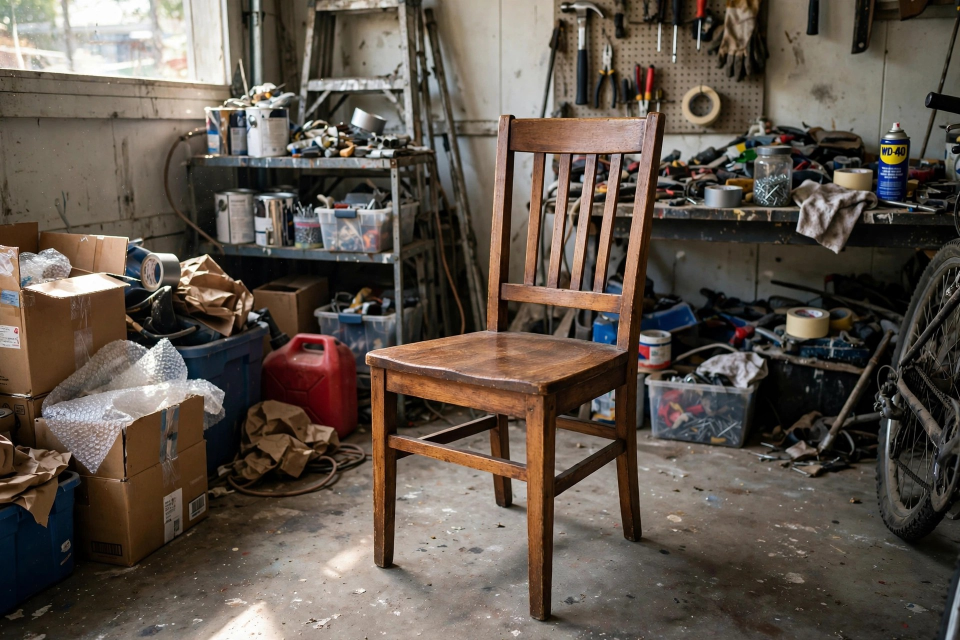
#> input picture tests/fixtures/chair_photo.jpg, 1920 x 1280 px (shown at 1/2 size)
$ python verify.py ../../tests/fixtures/chair_photo.jpg ../../tests/fixtures/chair_photo.jpg ../../tests/fixtures/chair_photo.jpg
#> lines starting #> are read from the running program, lines starting #| are printed output that depends on the picture
### src/agenthand/assets.py
"""The asset store: images live on disk, tools pass handles.

Every image agenthand touches is stored as a file under the data dir and
referenced everywhere else as ``asset://<id>``. Each asset has a sidecar
JSON record (``<id>.json``, written via temp file + os.replace so a crash
mid-write cannot corrupt the store) next to its data file. A legacy
``assets.json`` index from the first scaffold is still READ as a fallback
so old data dirs keep working; new writes are sidecars only.

Two hashes are recorded per asset:

- ``sha256``: the hash of the stored file bytes.
- ``pixel_sha256``: the hash of the decoded RGBA pixel bytes, recorded
  when the asset decodes as an image. File bytes can change without the
  pixels changing (re-encoding) and pixels can change under the same file
  hash's blind spots (metadata-driven decode differences), so the
  Fidelity Lock checks both.

A third identity is recorded when the image carries one:
``color_profile_sha256``, the hash of the embedded ICC colour profile.
Pixel values alone do not determine displayed colour — a Display P3
photo whose profile is dropped renders differently in every viewer
while every pixel hash still matches (the J2 Gauntlet's strongest
attack). The pipeline therefore preserves the source's profile end to
end and records its identity on every asset, so a profile change is
detectable and counts as a fidelity failure in the draw receipt.

Lineage: each record names the asset it was derived from
(``source_asset_id``), forming a chain back to a source photo. The draw
tool refuses a foreground whose chain is anything other than
foreground -> source_photo or foreground -> mask -> source_photo: a
generated asset anywhere in the ancestry would put model pixels
inside the layer the Fidelity Lock protects.
"""

from __future__ import annotations

import hashlib
import json
import os
import uuid
from dataclasses import asdict, dataclass
from datetime import datetime, timezone
from io import BytesIO
from pathlib import Path

HANDLE_PREFIX = "asset://"

# Asset kinds. draw only accepts KIND_FOREGROUND, chained to KIND_SOURCE.
KIND_SOURCE = "source_photo"
KIND_CROP = "item_crop"
KIND_FOREGROUND = "foreground_png"
KIND_MASK = "mask_png"
KIND_PLATE = "background_plate"
KIND_COMPOSITE = "composite"
KIND_OVERLAY = "mask_overlay"


def _register_image_openers() -> None:
    """Teach Pillow the formats phones actually produce.

    iPhones save HEIC by default; without pillow-heif registered,
    Pillow cannot decode the format at all and ingest would refuse the
    most common seller photo there is (J2 Gauntlet, Fable lane). The
    dependency is declared in pyproject; the guard keeps a stripped
    environment honest (HEIC input then fails as undecodable, like any
    unsupported format) instead of crashing every import.
    """
    try:
        from pillow_heif import register_heif_opener

        register_heif_opener()
#> (this line was passed over: pillow_heif is not available in this run)
    except ImportError:
        pass


_register_image_openers()


class AssetIntegrityError(RuntimeError):
    """Raised when stored bytes no longer match their recorded hashes."""


@dataclass
class AssetRecord:
    asset_id: str
    sha256: str
    kind: str  # one of the KIND_* constants
    filename: str
    byte_size: int
    created_at: str
    source_asset_id: str | None = None  # the asset this one was derived from
    pixel_sha256: str | None = None  # hash of decoded RGBA bytes, if an image
    width: int | None = None
    height: int | None = None
    color_profile_sha256: str | None = None  # hash of the embedded ICC profile


def pixel_hash_of_image(image) -> str:
    """Hash of an image's decoded RGBA pixel bytes (PIL Image input)."""
    return hashlib.sha256(image.convert("RGBA").tobytes()).hexdigest()


def icc_profile_of_image(image) -> bytes | None:
    """The image's embedded ICC profile bytes, or None if it has none."""
    info = getattr(image, "info", None) or {}
    icc = info.get("icc_profile")
    return bytes(icc) if icc else None


def color_profile_sha256_of_image(image) -> str | None:
    """Hash of an image's embedded ICC profile, or None if it has none."""
    icc = icc_profile_of_image(image)
    return hashlib.sha256(icc).hexdigest() if icc is not None else None


# [55 lines left out: functions describe_color_profile, carry_color_profile, _image_facts, not called in this run]


class AssetStore:
    # [4 lines left out: function __init__, not called in this run]

    # -- internal record handling -------------------------------------------

    def _sidecar_path(self, asset_id: str) -> Path:
        return self.assets_dir / f"{asset_id}.json"

    # [25 lines left out: functions _load_legacy_index, _load_record, _save_record, not called in this run]

    def _receipt_path(self, asset_id: str) -> Path:
        return self.assets_dir / f"{asset_id}.receipt.json"

    # [102 lines left out: functions receipt_path, save_receipt, load_receipt, parse_handle, put_bytes, put_image, not called in this run]

    def get_record(self, handle: str) -> AssetRecord:
        return self._load_record(self.parse_handle(handle))

    def resolve(self, handle: str) -> Path:
        record = self.get_record(handle)
        return self.assets_dir / record.filename

    def read_bytes(self, handle: str) -> bytes:
        return self.resolve(handle).read_bytes()

    # [12 lines left out: function read_image, not called in this run]

    def sha256_of(self, handle: str) -> str:
        return self.get_record(handle).sha256

    # [61 lines left out: functions lineage, verify_integrity, not called in this run]

### src/agenthand/verify.py
"""Standalone verification of exported files — no store, no models.

The J2 Gauntlet's demo fallback and must-fix 2: a small, independent
checker that works on the DELIVERED files on disk, so the fidelity
claim can be re-proven anywhere (on camera, on a judge's machine)
without the asset store or the code that did the compositing.

    agenthand-verify SOURCE FINAL MASK
    python -m agenthand.verify SOURCE FINAL MASK

SOURCE is the product photo (as exported from the store — already
EXIF-normalized by ingest), FINAL is the delivered composite, MASK is
the cut_out mask PNG. The product region is where the mask is fully on
(mask value 255): at those pixels the final must equal the source
EXACTLY — same canvas, integer offset zero, no tolerance, no colour
conversion. Semi-transparent mask pixels are the edge band: counted,
not compared. The check also compares the embedded ICC colour
profiles of source and final: identical pixel values under a changed
or stripped profile display as different colours, so a profile
mismatch fails verification even when every compared pixel matches.

Exit code 0 when verification passes, 1 when it fails; the JSON
report prints either way.
"""

from __future__ import annotations

import argparse
import json
import sys
from pathlib import Path

import numpy as np
from PIL import Image

from .assets import (
    color_profile_sha256_of_image,
    describe_color_profile,
    icc_profile_of_image,
)


def _load_rgba(path: str | Path) -> Image.Image:
#> called with path = '../../tests/fixtures/chair_photo.jpg'
    with Image.open(path) as img:
#> img is the input picture: PIL image 1920x1280 RGB; mean R, G, B 95.2, 84.9, 75.6
        img.load()
        converted = img.convert("RGBA")
        icc = img.info.get("icc_profile")
        if icc:
            converted.info["icc_profile"] = bytes(icc)
        return converted


def verify_files(
    source_path: str | Path, final_path: str | Path, mask_path: str | Path
) -> dict:
    """Verify an exported composite against its source photo and mask.

    Returns the report dict (see the module docstring for the rules);
    ``ok`` is True only when sizes match, at least one product pixel
    was actually checked (an empty or all-edge-band mask refuses),
    every fully-masked product pixel is byte-identical between source
    and final, and the colour profile is preserved. Undecodable or
    missing files raise — the report is for files that exist but fail
    the fidelity rules.
    """
    source = _load_rgba(source_path)
    final = _load_rgba(final_path)
    with Image.open(mask_path) as mask_img:
        mask_img.load()
        mask = mask_img.convert("L")
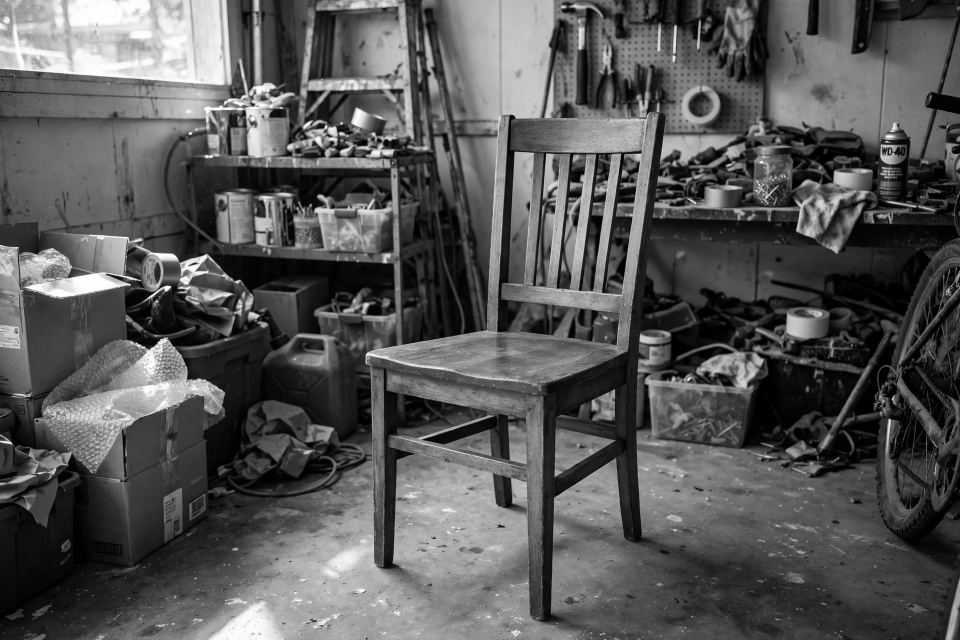
#> mask: PIL image 1920x1280 L (shown at 1/2 size); min 0, max 255, mean 86.9

    problems: list[str] = []
    if final.size != source.size:
        problems.append(
            f"final is {final.size}, source is {source.size}; "
            "the product canvas must never be rescaled"
        )
    if mask.size != source.size:
        problems.append(
            f"mask is {mask.size}, source is {source.size}; "
            "the mask must cover the source frame exactly"
        )

    checked = changed = edge_band = outside = 0
    if not problems:
        source_pixels = np.frombuffer(source.tobytes(), dtype=np.uint8).reshape(-1, 4)
        final_pixels = np.frombuffer(final.tobytes(), dtype=np.uint8).reshape(-1, 4)
        mask_values = np.frombuffer(mask.tobytes(), dtype=np.uint8)
        full = mask_values == 255
        checked = int(np.count_nonzero(full))
#> checked = 478
        changed = int(
            np.count_nonzero(np.any(source_pixels != final_pixels, axis=1) & full)
        )
#> changed = 0
        edge_band = int(np.count_nonzero((mask_values > 0) & ~full))
#> edge_band = 2438187
        outside = int(np.count_nonzero(mask_values == 0))
#> outside = 18935
        if changed:
            problems.append(
                f"{changed} of {checked} fully-masked product pixels "
                "differ between the source photo and the final image"
            )
        if checked == 0:
            # A mask that selects nothing checks nothing: before this
            # refusal, two completely different images passed with an
            # empty mask because 0 of 0 pixels changed (architecture
            # Gauntlet, GPT reproduction).
            problems.append(
                "the mask selects no fully-on pixels, so no product "
                "pixels were checked; a verification that compares "
                "nothing does not pass"
            )

    source_profile = color_profile_sha256_of_image(source)
#> in icc_profile_of_image, `info = getattr(image, "info", None) or {}`: info = {'jfif': 257, 'jfif_version': (1, 1), 'jfif_unit': 0, 'jfif_density': (1, 1)}
    output_profile = color_profile_sha256_of_image(final)
    color_profile_preserved = source_profile == output_profile
#> color_profile_preserved = True
    if not color_profile_preserved:
        problems.append(
            "colour profile changed between the source photo and the "
            "final image (source "
            f"{describe_color_profile(icc_profile_of_image(source))}, "
            f"final {describe_color_profile(icc_profile_of_image(final))}); "
            "identical pixel values would display as different colours"
        )

    return {
        "ok": not problems,
        "source": str(source_path),
        "final": str(final_path),
        "mask": str(mask_path),
        "checked_pixels": checked,
        "changed_pixels": changed,
        "edge_band_pixels": edge_band,
        "outside_mask_pixels": outside,
        "color_profile_source_sha256": source_profile,
        "color_profile_output_sha256": output_profile,
        "color_profile_preserved": color_profile_preserved,
        "problems": problems,
    }


def main(argv: list[str] | None = None) -> int:
    parser = argparse.ArgumentParser(
        prog="agenthand-verify",
        description=(
            "Verify a delivered agenthand composite against its source "
            "photo and mask, from the files on disk. Exit 0 = the "
            "fidelity claim holds; 1 = it does not."
        ),
    )
    parser.add_argument("source", help="the source product photo (exported asset)")
    parser.add_argument("final", help="the delivered composite image")
    parser.add_argument("mask", help="the cut_out mask PNG")
    args = parser.parse_args(argv)

    report = verify_files(args.source, args.final, args.mask)
#> report = 12 items
    print(json.dumps(report, indent=2, sort_keys=True))
#| {
#|   "changed_pixels": 0,
#|   "checked_pixels": 478,
#|   "color_profile_output_sha256": null,
#|   "color_profile_preserved": true,
#|   "color_profile_source_sha256": null,
#|   "edge_band_pixels": 2438187,
#|   "final": "../../tests/fixtures/chair_photo.jpg",
#|   "mask": "../../tests/fixtures/chair_photo.jpg",
#|   "ok": true,
#|   "outside_mask_pixels": 18935,
#|   "problems": [],
#> (further printed lines are left out)
    return 0 if report["ok"] else 1


if __name__ == "__main__":
    sys.exit(main())
#> (the program exits here)
